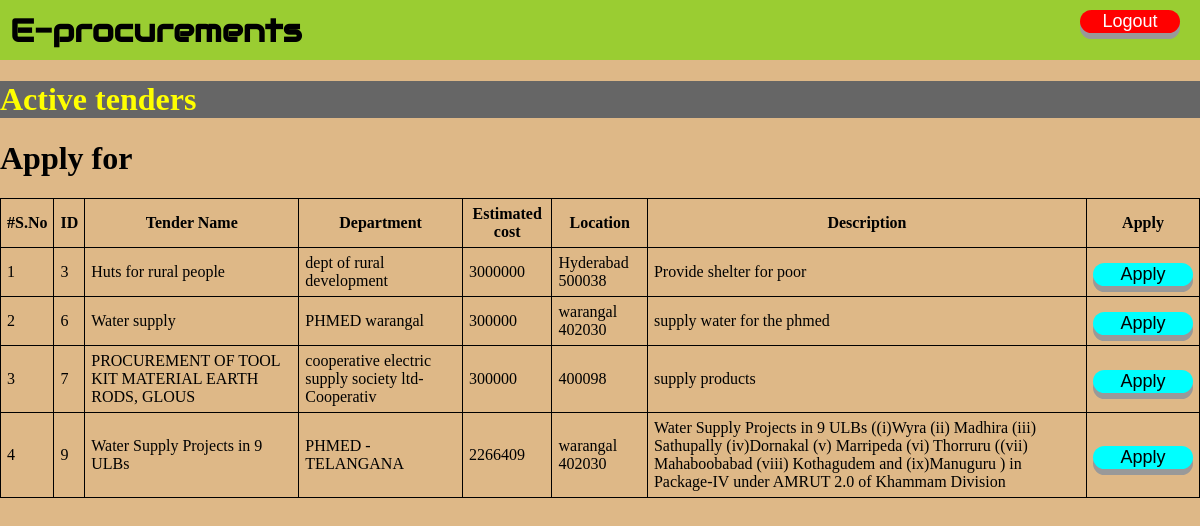
The page /apply.php on the database its author committed.
### tables this page shows
CREATE TABLE `tenders` (
  `id` int(10) NOT NULL,
  `name` varchar(50) NOT NULL,
  `department` varchar(50) NOT NULL,
  `description` varchar(255) NOT NULL,
  `estimated_cost` int(10) NOT NULL,
  `location` varchar(50) NOT NULL
);

### apply.php (the view, shortened to what this page needs)
<?php include "config.php"?>
<!DOCTYPE html>
<html lang="en">
<head>
</head>
<body>
    <div class="header">
        <h1>E-procurements</h1>
    </div>
    <div class="header3">
        <h3>
        </h3>
        <button onclick="location.href='login.php'">Logout</button>
    </div>
    <div id="beforea">
        <h1 style="color:yellow; background-color:#666;">Active tenders</h1>
        <h1 id="change"> Apply for </h1>
        <table class="table">
        <thead>
            <tr>
            <th scope="col">#S.No</th>
            <th scope="id">ID</th>
            <th scope="col">Tender Name</th>
            <th scope="col">Department</th>
            <th scope="col">Estimated cost</th>
            <th scope="col">Location</th>
            <th scope="col">Description</th>
            <th scope="apply">Apply</th>
            </tr>
        </thead>
        <tbody>
        <?php
            $sql="SELECT `id`,`name`,`department`,`estimated_cost`,`location`,`description` FROM tenders";
            $result=mysqli_query($conn,$sql);
            $i=0;
            if($result->num_rows>0){
            while($rows=$result->fetch_assoc()){
                echo'
                <tr>
                <td>'.++$i.'</td>
                <td>'.$rows['id'].'</td>
                <td>'.$rows['name'].'</td>
                <td>'.$rows['department'].'</td>
                <td>'.$rows['estimated_cost'].'</td>
                <td>'.$rows['location'].'</td>
                <td>'.$rows['description'].'</td>
                <td>'.'<button onclick="apply('.$rows['id'].')">Apply</button>'.'</td>
                </tr>';
            }
            }
            else{
            echo"";
            }
            ?>
        </tbody>
        </table>
    </div>
</body>
</html>

### apply.php (style rules this page uses)
body { background-color:burlywood; width: 100%; height: 100%; margin: 0px; padding: 0px; overflow-x: hidden; }
table { border-collapse: collapse; }
table, th, td { border: 1px solid black; padding: 6px; }
.header { height: 60px; width: 50%; position: fixed; background-color: yellowgreen; padding-left: 10px; top: 0; left: 0; }
.header h1 { margin-top: 10px; font-family: "Audiowide", sans-serif; }
.header3 h3 { height: 45px; float:left; width: 25%; background-color: yellowgreen; text-align:right; padding-top: 15px; margin-top: 0; margin-left: 50%; position: fixed; top:0; padding-left: 180px; font-style:oblique; }
.header3 { background-color: yellowgreen; padding-bottom: 20px; height: 40px; }
.header3 button { width:100px; margin-left: 90%; margin-top:10px; font-size: 18px; text-align: center; cursor: pointer; outline: none; color: #fff; background-color: red; border: none; border-radius: 15px; box-shadow: 0 6px #999; }
button { width:100px; margin-left: 0%; margin-top:5px; font-size: 18px; text-align: center; cursor: pointer; outline: none; color:black; background-color:aqua; border: none; border-radius: 15px; box-shadow: 0 6px #999; }

### rows shown on the page
tenders: id "3", name "Huts for rural people", department "dept of rural development", estimated_cost "3000000", location "Hyderabad 500038", description "Provide shelter for poor"
tenders: id "6", name "Water supply", department "PHMED warangal", estimated_cost "300000", location "warangal 402030", description "supply water for the phmed"
tenders: id "7", name "PROCUREMENT OF TOOL KIT MATERIAL EARTH RODS, GLOUS", department "cooperative electric supply society ltd-Cooperativ", estimated_cost "300000", location "400098", description "supply products"
tenders: id "9", name "Water Supply Projects in 9 ULBs", department "PHMED - TELANGANA", estimated_cost "2266409", location "warangal 402030", description "Water Supply Projects in 9 ULBs ((i)Wyra (ii) Madhira (iii) Sathupally (iv)Dornakal (v) Marripeda (vi) Thorruru ((vii) Mahaboobabad (viii) Kothagudem and (ix)Manuguru ) in Package-IV under AMRUT 2.0 of Khammam Division"
